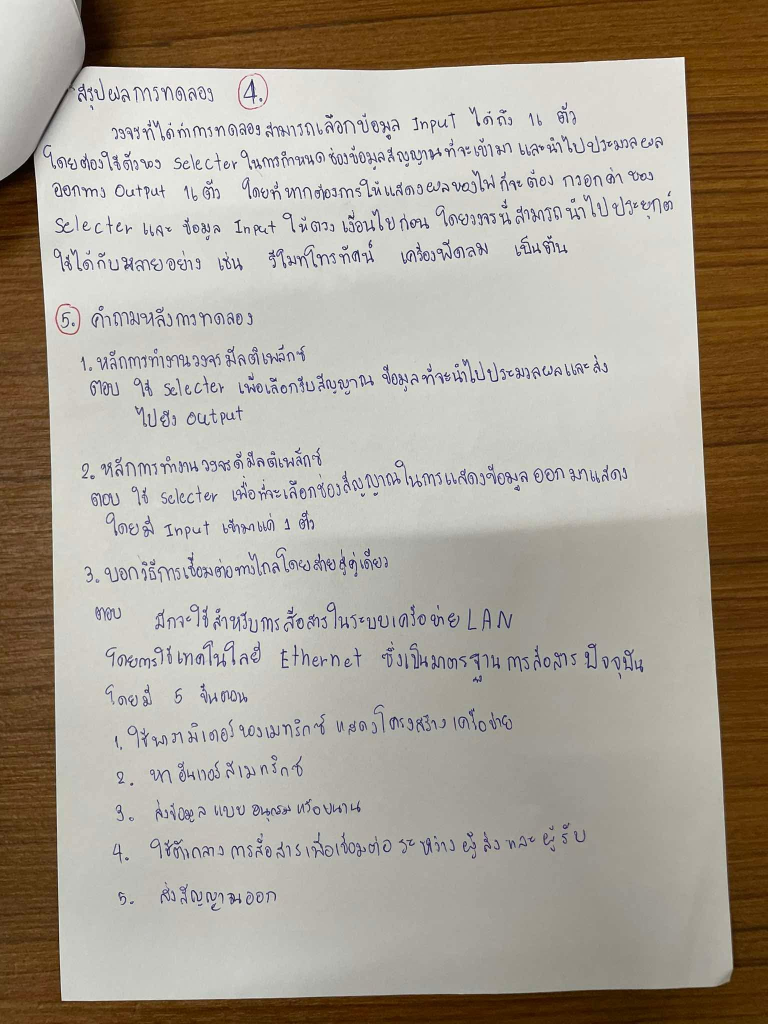
#> input picture your_image.jpeg, 1536 x 2048 px (shown at 1/2 size)
$ python resize.py
#> lines starting #> are read from the running program, lines starting #| are printed output that depends on the picture
from PIL import Image

# 1. เปิดไฟล์ภาพ
img = Image.open('your_image.jpeg')
#> img is the input picture: PIL image 1536x2048 RGB; mean R, G, B 169.1, 160.9, 148.6

# 2. คำนวณขนาดใหม่ (หาร 2)
# ใช้ // เพื่อให้ผลลัพธ์เป็นจำนวนเต็ม (Integer)
new_width = img.width // 2
#> new_width = 768
new_height = img.height // 2
#> new_height = 1024

# 3. สั่ง Resize
# Image.LANCZOS ช่วยให้ภาพยังคงความคมชัดหลังลดขนาด
resized_img = img.resize((new_width, new_height), Image.LANCZOS)
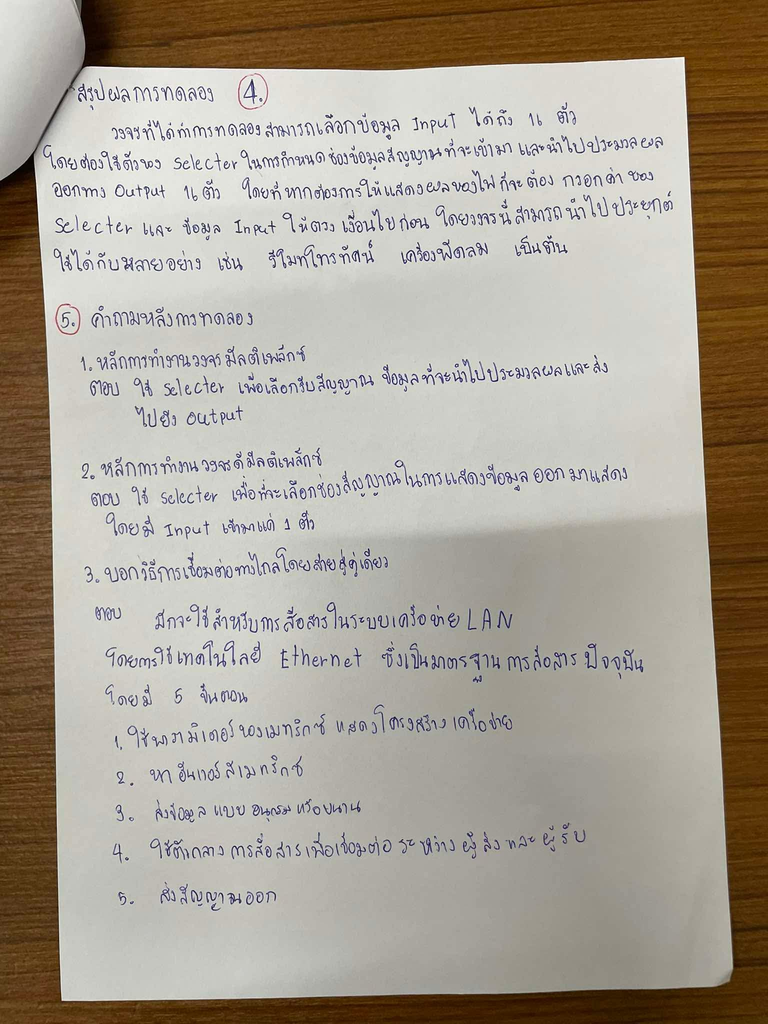
#> resized_img: PIL image 768x1024 RGB; mean R, G, B 169.1, 160.9, 148.6

# 4. บันทึกภาพ
resized_img.save('test.jpeg', quality=95)

print(f"ขนาดเดิม: {img.size} -> ขนาดใหม่: {resized_img.size}")
#| ขนาดเดิม: (1536, 2048) -> ขนาดใหม่: (768, 1024)
